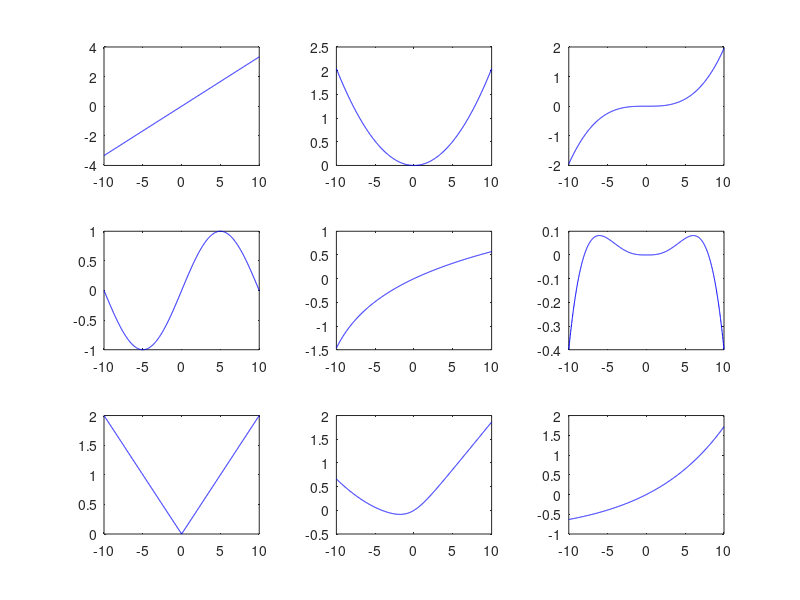

Source code (MATLAB): (Note: this script raises an error after producing the figure.)
%A5.17
%%
% Fitting a generalized additive regression model.
% Seed random number generator to get the same result every time
randn('state',0); rand('state',0);
N=2^8; n=9;

X=normrnd(0,6,N,n);

lambda=0.0391;

K=15;
p=-7:1:7;
%%
%Define the functions. (some have offsets so that f{i}(0)=0
a0=1.3;
f{1} =@(x) x/3;
f{2} =@(x) (x/7).^2;
f{3} =@(x) (x/8).^3;
f{4} =@(x) sin(x/10*pi);
f{5} =@(x) log(abs(x+13))-2.56494935746154;
f{6} =@(x) (abs(x)/8).^3.2-(x/8).^4;
f{7} =@(x) abs(x/5);
f{8} =@(x) log(exp(x)+exp((x/5).^2))/5-0.138629436111989;
f{9} =@(x) exp(x/10)-1;

%Y=alpha+sum fj(Xj)+eps
y=a0*ones(N,1);
for jj=1:n
    y=y+f{jj}(X(:,jj)); 
end
y = y+ normrnd(0,1,N,1);

xx=linspace(-10,10,1024);
figure
for jj=1:9
    subplot(3,3,jj);
    plot(xx,f{jj}(xx),'b')
end

%%
XX=X;
%we are stablishing the 
for ii=1:K
    XX=[XX,max(0,X-p(ii))+min(p(ii),0)];
end
%Perform regression
cvx_begin
    variables aplpha c(9*(K+1))
    minimize (1/N*sum_square(y-alpha-XX*c)+lambda*norm(c,1))
cvx_end

%plot the functions
xx=linspace(-10,10,1024);
yy=zeros(9,1024);
figure
for jj=1:9
    yy(jj,:)=c(jj)*xx;
    for ii=1:K
        yy(jj,:)=yy(jj,:)+c(ii*9+jj)*(pos(xx-p(ii))-pos(-p(ii)));
    end
    subplot(3,3,jj);
    plot(xx,yy(jj,:));
    hold on;
    plot(xx,f{jj}(xx),'r')
end

    

